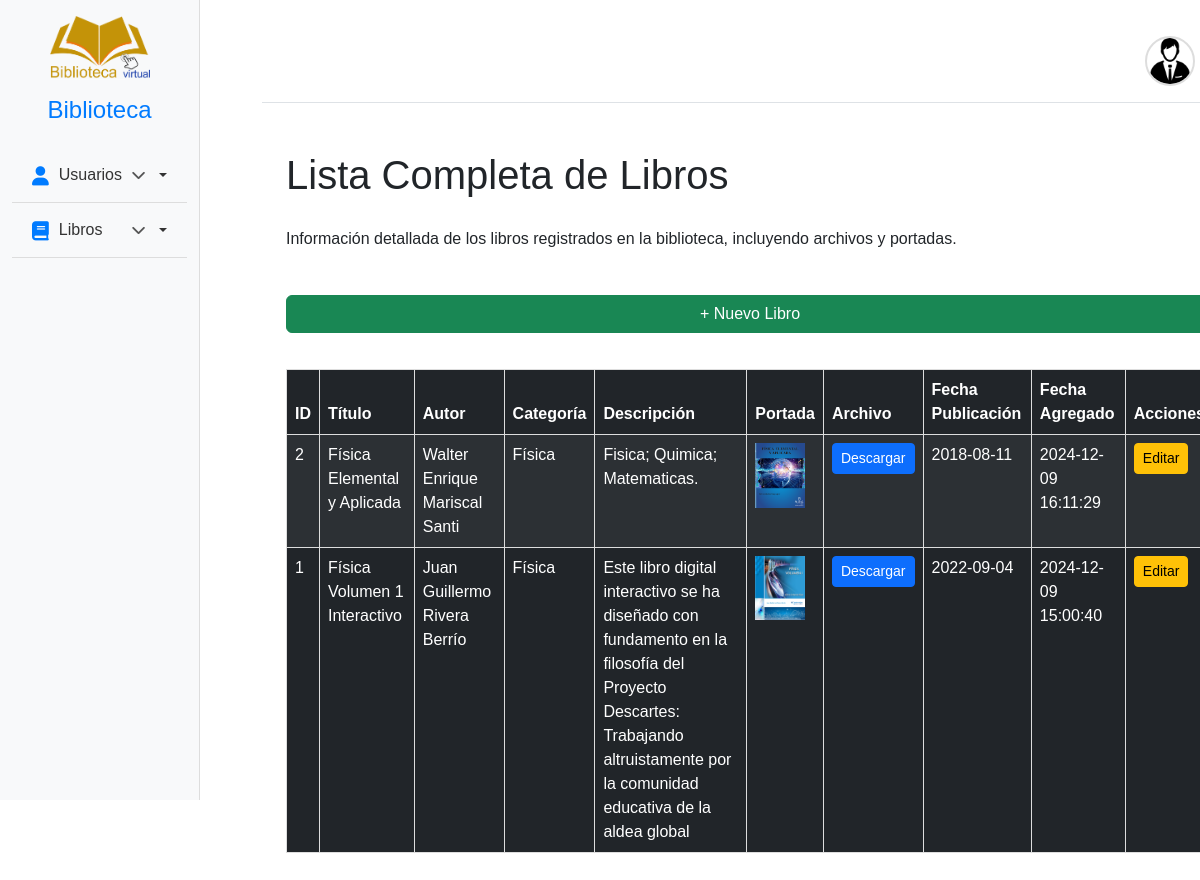
The page /libros (signed in) on the database its author committed.
### tables this page shows
CREATE TABLE libros (
        id_libro INTEGER PRIMARY KEY AUTOINCREMENT,
        titulo TEXT NOT NULL,
        id_autor INTEGER NOT NULL,
        id_categoria INTEGER NOT NULL,
        descripcion TEXT,
        archivo TEXT NOT NULL,
        imagen TEXT, -- Nueva columna para la imagen
        fecha_publicacion DATE,
        fecha_agregado TIMESTAMP DEFAULT CURRENT_TIMESTAMP,
        FOREIGN KEY (id_autor) REFERENCES Autores(id_autor),
        FOREIGN KEY (id_categoria) REFERENCES Categorias(id_categoria)
        );

CREATE TABLE categorias (
        id_categoria INTEGER PRIMARY KEY AUTOINCREMENT,
        nombre TEXT UNIQUE NOT NULL,
        descripcion TEXT
        );

### blueprints/administrador/__init__.py (the view)
@administrador_bp.route('/libros')
def libros():
    if session.get('user_role') != 'admin':
        return redirect(url_for('login.login'))
    libros = query_db("""
        SELECT
            libros.id_libro,
            libros.titulo,
            libros.descripcion,
            libros.archivo,
            libros.imagen,
            libros.fecha_publicacion,
            libros.fecha_agregado,
            autores.nombre || ' ' || autores.apellido AS autor,
            categorias.nombre AS categoria
        FROM libros
        JOIN autores ON libros.id_autor = autores.id_autor
        JOIN categorias ON libros.id_categoria = categorias.id_categoria
        ORDER BY libros.fecha_agregado DESC
    """)
    return render_template('ver_libros.html', libros=libros)

### blueprints/administrador/__init__.py (called while the page is built)
def query_db(query, args=(), one=False, commit=False):
    conn = sqlite3.connect('biblioteca.db')
    conn.row_factory = sqlite3.Row
    cur = conn.cursor()
    try:
        cur.execute(query, args)
        if commit:
            conn.commit()  # Confirma los cambios en la base de datos
        rv = cur.fetchall()
        return (rv[0] if rv else None) if one else rv
    except sqlite3.Error as e:
        print(f"Error en la base de datos: {e}")  # Imprime el error para depuración
        flash(f"Error en la base de datos: {e}", "error")
        return None
    finally:
        conn.close()

### blueprints/index/__init__.py (called while the page is built)
def query_db(query, args=(), one=False):
    conn = sqlite3.connect('biblioteca.db')
    cursor = conn.cursor()
    cursor.execute(query, args)
    rv = cursor.fetchall()
    conn.close()
    return (rv[0] if rv else None) if one else rv

@index_bp.app_context_processor
def inject_categories():
    categorias = query_db("""
        SELECT
            id_categoria,
            nombre
        FROM categorias
    """)
    return {'categorias_navbar': categorias}

### blueprints/administrador/templates/ver_libros.html (shortened to what this page needs)
{% extends 'baseadm.html' %}
{% block content %}
<h1 class="mt-4">Lista Completa de Libros</h1>
<p class="mb-4">Información detallada de los libros registrados en la biblioteca, incluyendo archivos y portadas.</p>
<a href="{{ url_for('administrador.agregar_libro') }}" class="btn btn-success mb-3">+ Nuevo Libro</a>
<table class="table table-dark table-striped">
    <thead class="thead-dark">
        <tr>
            <th>ID</th>
            <th>Título</th>
            <th>Autor</th>
            <th>Categoría</th>
            <th>Descripción</th>
            <th>Portada</th>
            <th>Archivo</th>
            <th>Fecha Publicación</th>
            <th>Fecha Agregado</th>
            <th>Acciones</th>
        </tr>
    </thead>
    <tbody>
        {% for libro in libros %}
        <tr>
            <td>{{ libro['id_libro'] }}</td>
            <td>{{ libro['titulo'] }}</td>
            <td>{{ libro['autor'] }}</td>
            <td>{{ libro['categoria'] }}</td>
            <td>{{ libro['descripcion'] }}</td>
            <td>
                {% if libro['imagen'] %}
                    <img src="{{ url_for('static', filename='img/librosimg/' + libro['imagen']) }}" alt="Portada" style="width: 50px; height: auto;">
                {% else %}
                    <span class="text-muted">Sin imagen</span>
                {% endif %}
            </td>
            <td>
                {% if libro['archivo'] %}
                    <a href="{{ url_for('static', filename='img/libros/' + libro['archivo']) }}" download class="btn btn-sm btn-primary">Descargar</a>
                {% else %}
                    <span class="text-muted">No disponible</span>
                {% endif %}
            </td>
            <td>{{ libro['fecha_publicacion'] or 'No registrada' }}</td>
            <td>{{ libro['fecha_agregado'] }}</td>
            <td>
                <a href="{{ url_for('administrador.editar_libro', id_libro=libro['id_libro']) }}" class="btn btn-warning btn-sm">Editar</a>
            </td>
        </tr>
        {% else %}
        <tr>
            <td colspan="10" class="text-center">No hay libros registrados actualmente.</td>
        </tr>
        {% endfor %}
    </tbody>
</table>
{% endblock %}

### static/css/styleadmin.css (style rules this page uses)
* { margin: 0; padding: 0; box-sizing: border-box; font-family: Arial, sans-serif; }
html, body { width: 100%; height: 100%; overflow-x: hidden; }
body { display: flex; min-height: 100vh; background-color: #f9f9ff; color: #333; }
.table { width: 100%; margin-bottom: 20px; color: #333; border-collapse: collapse; }
.table thead { background-color: #007bff; color: #fff; }
.table th, .table td { padding: 10px; text-align: left; border: 1px solid #ddd; }
.btn { border-radius: 5px; }
.btn-success { background-color: #28a745; border-color: #28a745; color: #fff; }
.btn-warning { background-color: #ffc107; border-color: #ffc107; color: #fff; }

### rows shown on the page
libros: id_libro "2", titulo "Física Elemental y Aplicada", autor "Walter Enrique Mariscal Santi", categoria "Física", descripcion "Fisica; Quimica; Matematicas.", imagen (picture), fecha_publicacion "2018-08-11", fecha_agregado "2024-12-09 16:11:29"
libros: id_libro "1", titulo "Física Volumen 1 Interactivo", autor "Juan Guillermo Rivera Berrío", categoria "Física", descripcion "Este libro digital interactivo se ha diseñado con fundamento en la filosofía del Proyecto Descartes: Trabajando altruistamente por la comunidad educativa de la aldea global", imagen (picture), fecha_publicacion "2022-09-04", fecha_agregado "2024-12-09 15:00:40"
